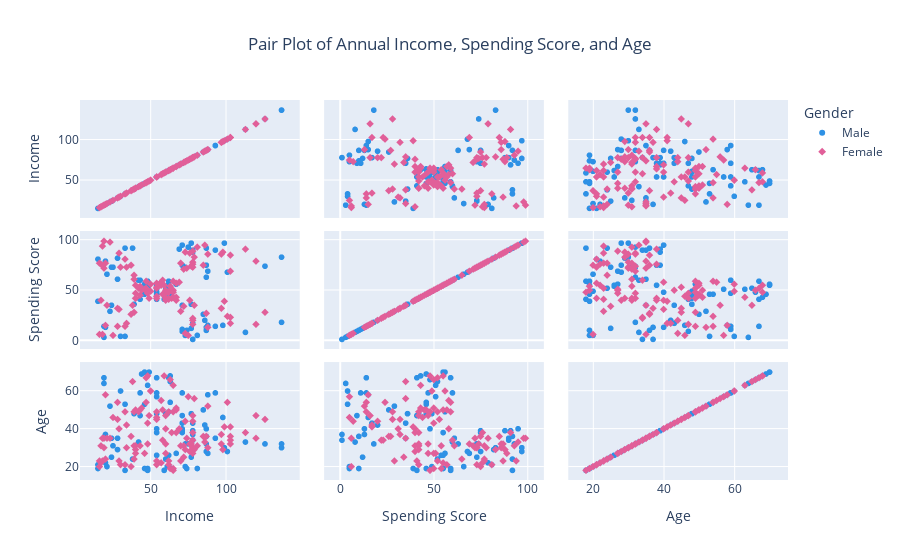

The notebook cell this image was saved under:
### Markdown cell above
### <center> Bivariate Analysis:</center>
- <b>Pairwise Relationships:</b> Create a pair plot (scatter matrix) to visualize pairwise relationships between all numeric variables (age, income, spending score).

- <b> Gender vs. Spending Score:</b> Create a bar chart or box plot to compare the spending scores of male and female customers.

- <b> Age vs. Spending Score:</b> Create a scatter plot with age on the x-axis and spending score on the y-axis to examine how age relates to spending.

- <b> Income vs. Age:</b> Create a scatter plot with annual income on the x-axis and age on the y-axis to see if there is a correlation between income and age.

- <b> Income vs. Spending Score:</b> Create a scatter plot with annual income on the x-axis and spending score on the y-axis to explore the relationship between income and spending.

- <b> Income by Gender:</b> Create a box plot or violin plot to compare the distribution of annual incomes between male and female customers.

- <b> Age Group Analysis:</b> Create a bar chart or box plot to analyze how spending scores vary across different age groups (e.g., young adults, middle-aged, and senior citizens)

### Code cell
# Create a custom color scale
custom_color_scale = px.colors.qualitative.Dark24

# Create a pair plot using Plotly Express with the custom color scale
fig = px.scatter_matrix(
    df,
    dimensions=["Annual Income (k$)", "Spending Score (1-100)", "Age"],
    color="Gender",
    title="Pair Plot of Annual Income, Spending Score, and Age",
    symbol="Gender",
    labels={"Annual Income (k$)": "Income", "Spending Score (1-100)": "Spending Score"},
    color_discrete_map={category: color for category, color in zip(df['Gender'].unique(), custom_color_scale)}
)

# Update the layout
fig.update_layout(
    title_x=0.5,  # Center the title
    showlegend=True,  # Show legend
)

# Show the pair plot
fig.show()

### Figure 1 — Plotly figure (JSON) as saved in the notebook; plotly's stock layout.template omitted (floating-point values rounded to 4 significant figures)
{"data": [{"dimensions": [{"axis": {"matches": true}, "label": "Income", "values": [15, 15, 19, 19, 20, 20, 21, 23, 24, 24, 25, 28, 28, 30, 33, 33, 38, 39, 42, 43, 43, 44, 46, 46, 46, 48, 48, 48, 49, 54, 54, 54, 54, 54, 54, 54, 59, 60, 60, 61, 61, 62, 62, 62, 63, 63, 63, 63, 64, 67, 69, 71, 71, 71, 71, 71, 71, 73, 73, 74, 75, 77, 77, 77, 78, 78, 78, 78, 78, 81, 85, 86, 87, 87, 87, 87, 87, 88, 88, 93, 93, 98, 99, 101, 113, 126, 137, 137]}, {"axis": {"matches": true}, "label": "Spending Score", "values": [39, 81, 3, 14, 13, 79, 66, 29, 35, 73, 73, 82, 61, 4, 4, 92, 92, 36, 60, 60, 41, 46, 46, 56, 55, 51, 59, 59, 55, 47, 54, 48, 51, 55, 41, 46, 41, 49, 52, 42, 49, 59, 55, 56, 46, 43, 48, 52, 46, 56, 91, 35, 95, 11, 75, 9, 75, 5, 73, 10, 93, 12, 97, 36, 90, 17, 88, 1, 1, 5, 26, 20, 63, 13, 75, 10, 92, 15, 69, 14, 90, 15, 97, 68, 8, 74, 18, 83]}, {"axis": {"matches": true}, "label": "Age", "values": [19, 21, 64, 67, 37, 22, 20, 52, 35, 25, 31, 29, 35, 60, 53, 18, 24, 48, 33, 59, 47, 69, 53, 70, 19, 63, 18, 19, 70, 59, 26, 40, 57, 38, 67, 48, 18, 48, 24, 48, 20, 67, 26, 49, 54, 68, 66, 65, 19, 27, 39, 43, 40, 59, 38, 47, 39, 20, 32, 19, 32, 25, 28, 48, 34, 43, 39, 37, 34, 19, 50, 42, 32, 40, 28, 36, 36, 58, 27, 59, 35, 46, 30, 28, 33, 32, 32, 30]}], "hovertemplate": "Gender=Male<br>%{xaxis.title.text}=%{x}<br>%{yaxis.title.text}=%{y}<extra></extra>", "legendgroup": "Male", "marker": {"color": "#2E91E5", "symbol": "circle"}, "name": "Male", "showlegend": true, "type": "splom"}, {"dimensions": [{"axis": {"matches": true}, "label": "Income", "values": [16, 16, 17, 17, 18, 18, 19, 19, 20, 20, 21, 23, 25, 28, 28, 29, 29, 30, 33, 33, 34, 34, 37, 37, 38, 39, 39, 39, 40, 40, 40, 40, 42, 43, 43, 44, 46, 47, 47, 48, 48, 48, 49, 50, 50, 54, 54, 54, 54, 54, 57, 57, 58, 58, 59, 60, 60, 60, 60, 62, 62, 62, 63, 63, 64, 65, 65, 65, 65, 67, 67, 67, 69, 70, 70, 72, 72, 73, 73, 74, 75, 76, 76, 77, 78, 78, 78, 78, 78, 78, 78, 79, 79, 81, 85, 86, 87, 88, 88, 97, 97, 98, 99, 101, 103, 103, 103, 103, 113, 120, 120, 126]}, {"axis": {"matches": true}, "label": "Spending Score", "values": [6, 77, 40, 76, 6, 94, 72, 99, 15, 77, 35, 98, 5, 14, 32, 31, 87, 73, 14, 81, 17, 73, 26, 75, 35, 61, 28, 65, 55, 47, 42, 42, 52, 54, 45, 50, 51, 52, 59, 50, 48, 47, 42, 49, 56, 53, 52, 42, 44, 57, 58, 55, 60, 46, 55, 40, 42, 47, 50, 41, 48, 42, 50, 54, 42, 48, 50, 43, 59, 43, 57, 40, 58, 29, 77, 34, 71, 88, 7, 72, 5, 40, 87, 74, 22, 20, 76, 16, 89, 78, 73, 35, 83, 93, 75, 95, 27, 13, 86, 32, 86, 88, 39, 24, 17, 85, 23, 69, 91, 16, 79, 28]}, {"axis": {"matches": true}, "label": "Age", "values": [20, 23, 31, 22, 35, 23, 30, 35, 58, 24, 35, 35, 46, 54, 45, 40, 23, 21, 49, 21, 42, 30, 36, 20, 65, 31, 49, 24, 50, 27, 29, 31, 49, 31, 50, 51, 27, 67, 54, 43, 68, 32, 47, 60, 60, 45, 23, 49, 46, 21, 55, 22, 34, 50, 68, 40, 32, 47, 27, 23, 49, 21, 66, 19, 38, 18, 19, 63, 49, 51, 50, 38, 40, 23, 31, 25, 31, 29, 44, 35, 57, 28, 32, 32, 34, 44, 38, 47, 27, 30, 30, 56, 29, 31, 36, 33, 36, 52, 30, 37, 32, 29, 41, 54, 41, 36, 34, 32, 38, 47, 35, 45]}], "hovertemplate": "Gender=Female<br>%{xaxis.title.text}=%{x}<br>%{yaxis.title.text}=%{y}<extra></extra>", "legendgroup": "Female", "marker": {"color": "#E15F99", "symbol": "diamond"}, "name": "Female", "showlegend": true, "type": "splom"}], "layout": {"dragmode": "select", "legend": {"title": {"text": "Gender"}, "tracegroupgap": 0}, "showlegend": true, "title": {"text": "Pair Plot of Annual Income, Spending Score, and Age", "x": 0.5}}}
